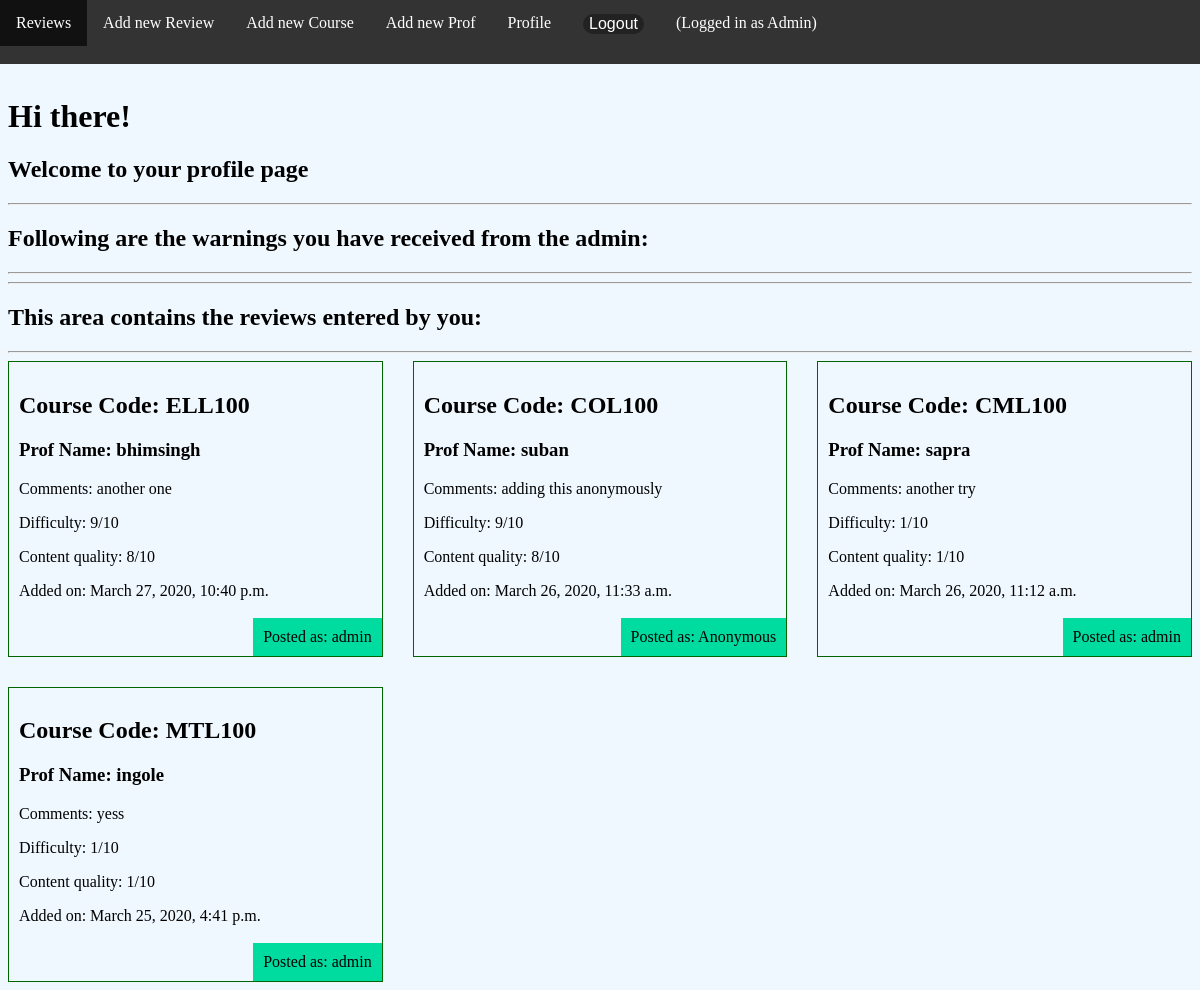
/accounts/profile/ (signed in), run on the app's committed database.
### review/models.py (models this page shows)
class Review(models.Model):
    code = models.ForeignKey(Course, on_delete=models.CASCADE, null=True)
    prof = models.ForeignKey(Prof, on_delete=models.CASCADE, null=True)
    comment = models.TextField()
    difficulty = models.IntegerField(
        default=1,
        validators=[MaxValueValidator(10), MinValueValidator(1)]
    )
    contentquality = models.IntegerField(
        default=1,
        validators=[MaxValueValidator(10), MinValueValidator(1)]
    )
    BOOL_CHOICES = ((False, 'No'), (True, 'Yes'))
    anonymous = models.BooleanField(choices=BOOL_CHOICES, default=False)
    author = models.ForeignKey(User, on_delete=models.CASCADE, default=None)
    date = models.DateTimeField(auto_now=True)

class Course(models.Model):
    courseName = models.CharField(max_length=50)
    def __str__(self):
        return self.courseName

class Prof(models.Model):
    profname = models.CharField(max_length=100)
    def __str__(self):
        return self.profname

### accounts/views.py (the view)
@login_required(login_url="/accounts/login")
def profile_view(request):
    reviews = Review.objects.all().order_by('-date')
    warnings = Warning.objects.all().order_by('-date')
    return render(request, 'accounts/profile.html', {'reviews': reviews, 'warnings': warnings})

### accounts/templates/accounts/profile.html (shortened to what this page needs)
{% extends 'base_layout.html' %}
{% block content %}
<h1>Hi there!</h1>
<h2>Welcome to your profile page</h2>
<hr>
<h2>Following are the warnings you have received from the admin: </h2>
<hr>
<hr>
<h2>This area contains the reviews entered by you: </h2>
<hr>
<div class="reviews">
    {% for review in reviews  %}
    {% if review.author == request.user %}
    <div class="review">
        <h2>Course Code: {{review.code}} </h2>
        <h3>Prof Name: {{review.prof}}</h3>
        <p>Comments: {{review.comment}} </p>
        <p>Difficulty: {{review.difficulty}}/10</p>
        <p>Content quality: {{review.contentquality}}/10</p>
        <p>Added on: {{review.date}} </p>
        <p class="author">Posted as:
            {% if review.anonymous %}
            Anonymous
            {% else %}
            {{review.author.username}}
            {% endif %}
        </p>
    </div>
    {% endif %}
    {% endfor  %}
</div>
{% endblock %}

### assets/styles.css (style rules this page uses)
.reviews { display: grid; grid-template-columns: 1fr 1fr 1fr; grid-gap: 30px; }
.review { padding: 10px; border: 1px solid darkgreen; position: relative; padding-bottom: 40px; }
.review .author { padding: 10px; background: #00dba0; position: absolute; right: 0; bottom: 0; margin: 0; }
body { padding-top: 90px; }
body { background-color: aliceblue; }

### data on the page
Review: code "ELL100", prof "bhimsingh", comment "another one", difficulty "9", contentquality "8", date "March 27, 2020, 10:40 p.m.", author.username "admin"
Review: code "COL100", prof "suban", comment "adding this anonymously", difficulty "9", contentquality "8", date "March 26, 2020, 11:33 a.m.", anonymous "Anonymous"
Review: code "CML100", prof "sapra", comment "another try", difficulty "1", contentquality "1", date "March 26, 2020, 11:12 a.m.", author.username "admin"
Review: code "MTL100", prof "ingole", comment "yess", difficulty "1", contentquality "1", date "March 25, 2020, 4:41 p.m.", author.username "admin"
